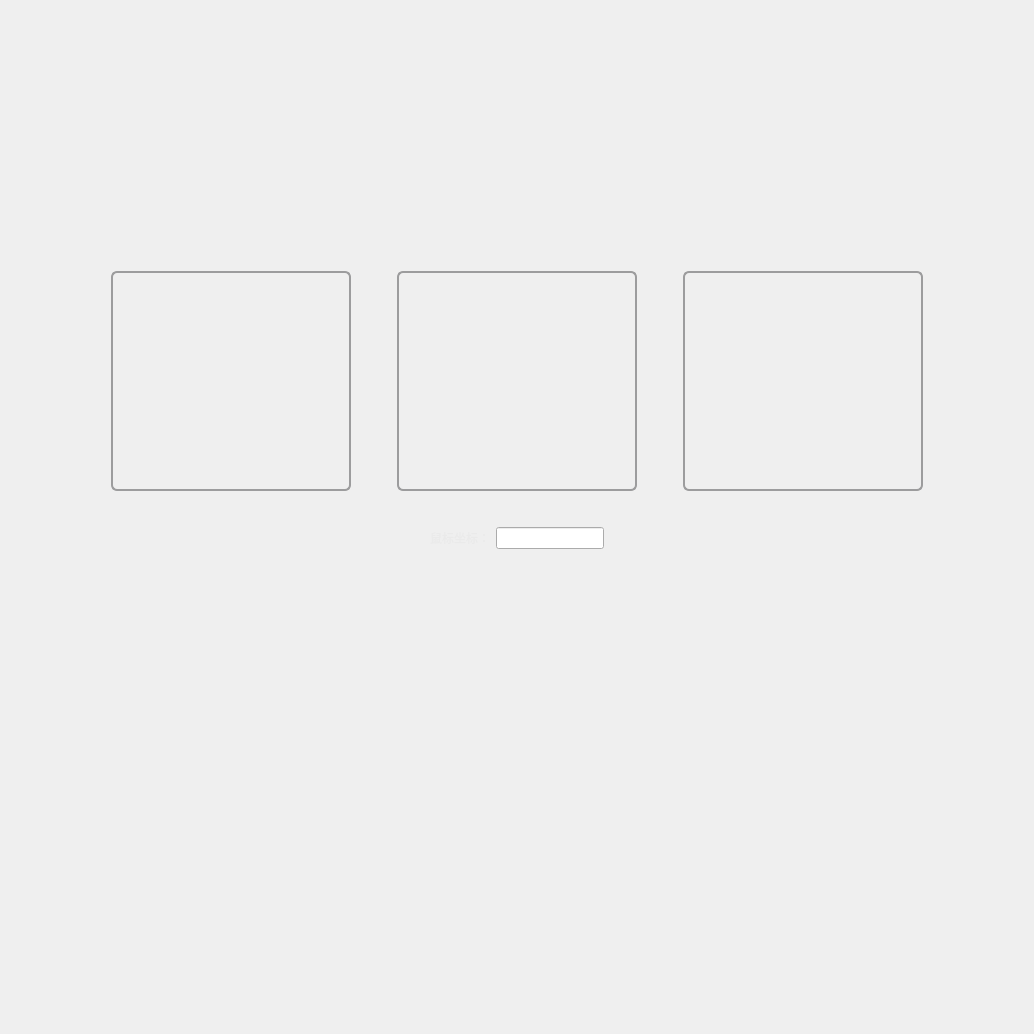
     <widget class="QWidget" name="tab_8">
      <property name="styleSheet">
       <string notr="true">QPushButton {
    background-color: qlineargradient(x1: 0, y1: 0, x2: 0, y2: 1,
                                        stop: 0 #f6f7fa, stop: 1 #dadbde);
    border-width: 2px;
    border-color: rgb(187, 188, 190);
    border-style: outset;

    padding: 3px;
    border: 2px solid #9c9c9d;
    border-radius: 6px;
}
/*
QPushButton:hover {
   background-color: rgb(255, 89, 97);
}

QPushButton:pressed {
    padding-left: 5px;
    padding-top: 5px;
    background-color: rgb(255, 89, 97);
}
*/
QPushButton:flat {
    border: none; /* no border for a flat push button */
}

QPushButton:default {
    border-color: navy; /* make the default button prominent */
}

QPushButton[current=&quot;true&quot;] {
    padding-left: 5px;
    padding-top: 5px;
    background-color: rgb(255, 89, 97);
}

QPushButton[first=&quot;true&quot;] {
    border-top: 1px dashed rgba(0, 0, 0, 0);
}
/***
QPushButton {
    background-color: rgb(221, 221, 221);
    border-width: 2px;
    border-color: rgb(194, 194, 194);
    border-style: outset;
    border-radius: 5;
    padding: 3px;
    min-width: 9ex;
    min-height: 2.5ex;
}

QPushButton:hover {
   background-color: rgb(255, 89, 97);
}

QPushButton:pressed {
    padding-left: 5px;
    padding-top: 5px;
    background-color: rgb(255, 89, 97);
}


QPushButton {
    font-size: 13px;
    font-weight: normal;
    border: none;
    color: rgb(240,240,240);

    padding-left:12px;
    padding-right: 12px;
    padding-top: 5px;

    border-top: 1px dashed rgba(0,0,0,0);
    border-bottom: 1px dashed rgba(0,0,0,0);
    border-right: 1px dashed rgba(0,0,0,0);
}

QPushButton:hover {
    color: rgb(200, 200, 200);
}

QPushButton[current=&quot;true&quot;] {
    border-top: 1px solid rgb(90,90,90);
    border-right: 1px solid rgb(200, 200, 200, 200);
    border-bottom: 1px solid rgb(90,90,90);
    color: black;
    background: qlineargradient(spread:pad,
        x1:0, y1:0, x2:1, y2:0,
        stop:0 rgba(130, 130, 130, 255),
        stop:1 rgba(230, 230, 230, 255));
}

QPushButton[first=&quot;true&quot;] {
    border-top: 1px dashed rgba(0, 0, 0, 0);
}*/</string>
      </property>
      <attribute name="title">
       <string>tab 8</string>
      </attribute>
      <layout class="QGridLayout" name="gridLayout_9">
       <item row="1" column="0">
        <layout class="QHBoxLayout" name="horizontalLayout_4">
         <item>
          <spacer name="horizontalSpacer_14">
           <property name="orientation">
            <enum>Qt::Horizontal</enum>
           </property>
           <property name="sizeType">
            <enum>QSizePolicy::Expanding</enum>
           </property>
           <property name="sizeHint" stdset="0">
            <size>
             <width>100</width>
             <height>20</height>
            </size>
           </property>
          </spacer>
         </item>
         <item>
          <widget class="QPushButton" name="leftButton">
           <property name="sizePolicy">
            <sizepolicy hsizetype="Fixed" vsizetype="Fixed">
             <horstretch>0</horstretch>
             <verstretch>0</verstretch>
            </sizepolicy>
           </property>
           <property name="minimumSize">
            <size>
             <width>240</width>
             <height>220</height>
            </size>
           </property>
           <property name="text">
            <string/>
           </property>
           <property name="flat">
            <bool>false</bool>
           </property>
          </widget>
         </item>
         <item>
          <spacer name="horizontalSpacer_12">
           <property name="orientation">
            <enum>Qt::Horizontal</enum>
           </property>
           <property name="sizeType">
            <enum>QSizePolicy::Fixed</enum>
           </property>
           <property name="sizeHint" stdset="0">
            <size>
             <width>40</width>
             <height>20</height>
            </size>
           </property>
          </spacer>
         </item>
         <item>
          <widget class="QPushButton" name="midButton">
           <property name="sizePolicy">
            <sizepolicy hsizetype="Fixed" vsizetype="Fixed">
             <horstretch>0</horstretch>
             <verstretch>0</verstretch>
            </sizepolicy>
           </property>
           <property name="minimumSize">
            <size>
             <width>240</width>
             <height>220</height>
            </size>
           </property>
           <property name="text">
            <string/>
           </property>
          </widget>
         </item>
         <item>
          <spacer name="horizontalSpacer_13">
           <property name="orientation">
            <enum>Qt::Horizontal</enum>
           </property>
           <property name="sizeType">
            <enum>QSizePolicy::Fixed</enum>
           </property>
           <property name="sizeHint" stdset="0">
            <size>
             <width>40</width>
             <height>20</height>
            </size>
           </property>
          </spacer>
         </item>
         <item>
          <widget class="QPushButton" name="rightButton">
           <property name="sizePolicy">
            <sizepolicy hsizetype="Fixed" vsizetype="Fixed">
             <horstretch>0</horstretch>
             <verstretch>0</verstretch>
            </sizepolicy>
           </property>
           <property name="minimumSize">
            <size>
             <width>240</width>
             <height>220</height>
            </size>
           </property>
           <property name="text">
            <string/>
           </property>
          </widget>
         </item>
         <item>
          <spacer name="horizontalSpacer_15">
           <property name="orientation">
            <enum>Qt::Horizontal</enum>
           </property>
           <property name="sizeType">
            <enum>QSizePolicy::Expanding</enum>
           </property>
           <property name="sizeHint" stdset="0">
            <size>
             <width>100</width>
             <height>20</height>
            </size>
           </property>
          </spacer>
         </item>
        </layout>
       </item>
       <item row="0" column="0">
        <spacer name="verticalSpacer_23">
         <property name="orientation">
          <enum>Qt::Vertical</enum>
         </property>
         <property name="sizeType">
          <enum>QSizePolicy::Minimum</enum>
         </property>
         <property name="sizeHint" stdset="0">
          <size>
           <width>20</width>
           <height>260</height>
          </size>
         </property>
        </spacer>
       </item>
       <item row="3" column="0">
        <layout class="QHBoxLayout" name="horizontalLayout_5">
         <item>
          <spacer name="horizontalSpacer_16">
           <property name="orientation">
            <enum>Qt::Horizontal</enum>
           </property>
           <property name="sizeHint" stdset="0">
            <size>
             <width>40</width>
             <height>20</height>
            </size>
           </property>
          </spacer>
         </item>
         <item>
          <widget class="QLabel" name="label_5">
           <property name="text">
            <string>&lt;html&gt;&lt;head/&gt;&lt;body&gt;&lt;p&gt;&lt;span style=&quot; color:#eaeaea;&quot;&gt;鼠标坐标：&lt;/span&gt;&lt;/p&gt;&lt;/body&gt;&lt;/html&gt;</string>
           </property>
          </widget>
         </item>
         <item>
          <widget class="QLineEdit" name="mousePos">
           <property name="sizePolicy">
            <sizepolicy hsizetype="Minimum" vsizetype="Fixed">
             <horstretch>0</horstretch>
             <verstretch>0</verstretch>
            </sizepolicy>
           </property>
           <property name="readOnly">
            <bool>true</bool>
           </property>
          </widget>
         </item>
         <item>
          <spacer name="horizontalSpacer_17">
           <property name="orientation">
            <enum>Qt::Horizontal</enum>
           </property>
           <property name="sizeHint" stdset="0">
            <size>
             <width>40</width>
             <height>20</height>
            </size>
           </property>
          </spacer>
         </item>
        </layout>
       </item>
       <item row="4" column="0">
        <spacer name="verticalSpacer_24">
         <property name="orientation">
          <enum>Qt::Vertical</enum>
         </property>
         <property name="sizeHint" stdset="0">
          <size>
           <width>20</width>
           <height>474</height>
          </size>
         </property>
        </spacer>
       </item>
       <item row="2" column="0">
        <spacer name="verticalSpacer_25">
         <property name="orientation">
          <enum>Qt::Vertical</enum>
         </property>
         <property name="sizeType">
          <enum>QSizePolicy::Fixed</enum>
         </property>
         <property name="sizeHint" stdset="0">
          <size>
           <width>20</width>
           <height>30</height>
          </size>
         </property>
        </spacer>
       </item>
      </layout>
     </widget>
